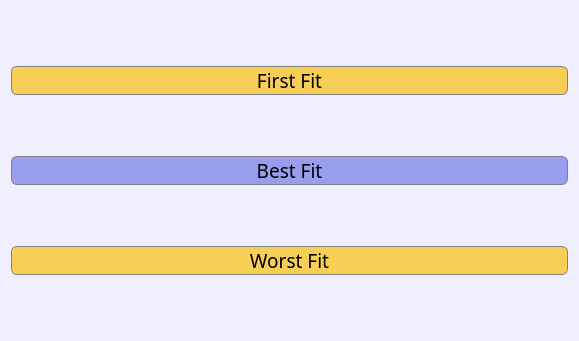
<?xml version="1.0" encoding="UTF-8"?>
<ui version="4.0">
 <class>MainWindow</class>
 <widget class="QMainWindow" name="MainWindow">
  <property name="geometry">
   <rect>
    <x>0</x>
    <y>0</y>
    <width>579</width>
    <height>341</height>
   </rect>
  </property>
  <property name="windowTitle">
   <string>MainWindow</string>
  </property>
  <property name="styleSheet">
   <string notr="true">background-color: rgb(240, 239, 255);</string>
  </property>
  <widget class="QWidget" name="centralWidget">
   <layout class="QVBoxLayout" name="verticalLayout">
    <item>
     <widget class="QPushButton" name="pushButton_firstFit">
      <property name="font">
       <font>
        <family>Bahnschrift SemiLight SemiConde</family>
        <pointsize>14</pointsize>
       </font>
      </property>
      <property name="styleSheet">
       <string notr="true">QPushButton {
	border-radius: 6px;
	border: 1px solid gray;
	background-color: 	rgb(247, 207, 87);
}
QPushButton:pressed {
    background-color: qlineargradient(x1: 0, y1: 0, x2: 0, y2: 1,
                                      stop: 0 #dadbde, stop: 1 #f6f7fa);
}

QPushButton:default {
    border-color: navy; /* make the default button prominent */
}</string>
      </property>
      <property name="text">
       <string>First Fit</string>
      </property>
     </widget>
    </item>
    <item>
     <widget class="QPushButton" name="pushButton_bestFit">
      <property name="font">
       <font>
        <family>Bahnschrift SemiLight SemiConde</family>
        <pointsize>14</pointsize>
       </font>
      </property>
      <property name="styleSheet">
       <string notr="true">QPushButton {
	background-color: 	rgb(153, 157, 237);
	border: 1px solid gray;
	border-radius: 6px;

}
QPushButton:pressed {
    background-color: qlineargradient(x1: 0, y1: 0, x2: 0, y2: 1,
                                      stop: 0 #dadbde, stop: 1 #f6f7fa);
}

QPushButton:default {
    border-color: navy; /* make the default button prominent */
}</string>
      </property>
      <property name="text">
       <string>Best Fit</string>
      </property>
     </widget>
    </item>
    <item>
     <widget class="QPushButton" name="pushButton_worstFit">
      <property name="font">
       <font>
        <family>Bahnschrift SemiLight SemiConde</family>
        <pointsize>14</pointsize>
       </font>
      </property>
      <property name="styleSheet">
       <string notr="true">QPushButton {
	border-radius: 6px;
	border: 1px solid gray;
	background-color: 	rgb(247, 207, 87);
}
QPushButton:pressed {
    background-color: qlineargradient(x1: 0, y1: 0, x2: 0, y2: 1,
                                      stop: 0 #dadbde, stop: 1 #f6f7fa);
}

QPushButton:default {
    border-color: navy; /* make the default button prominent */
}</string>
      </property>
      <property name="text">
       <string>Worst Fit</string>
      </property>
     </widget>
    </item>
   </layout>
  </widget>
 </widget>
 <layoutdefault spacing="6" margin="11"/>
 <resources/>
 <connections/>
</ui>
